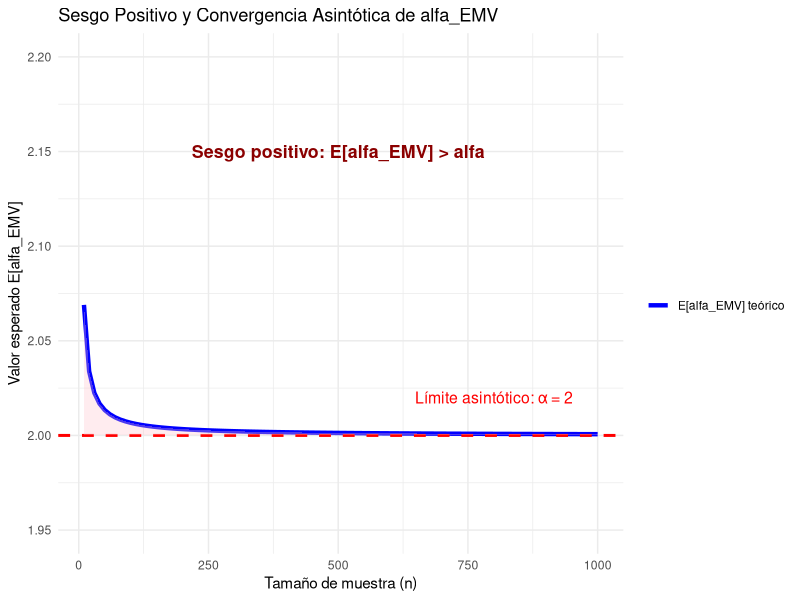
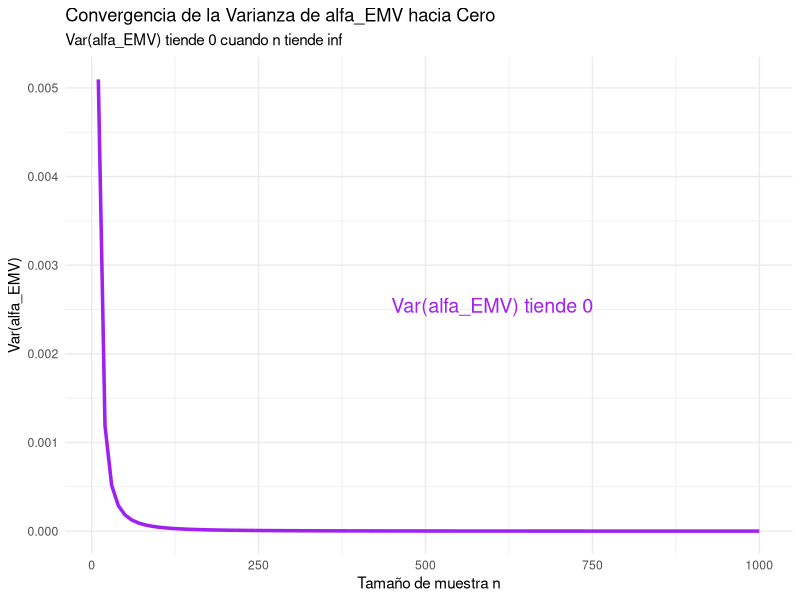
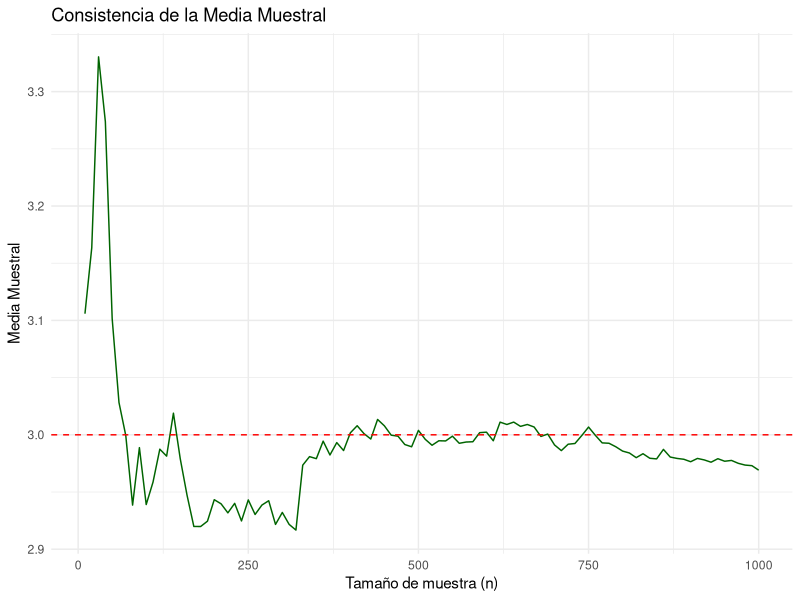

Reproduce these figures in R, in order.
## ---- chunk 1
knitr::opts_chunk$set(echo = TRUE)
## ---- chunk 2

# 1. UNA SOLA BASE DE DATOS ORIGINAL (n = 1000)
set.seed(123)
alpha_true <- 2
beta_true <- 3
n <- 1000
reclamos <- alpha_true / (1 - runif(n))^(1/beta_true)
## ---- chunk 3
# 1. Valor observado del mínimo 
alpha_EMV_observado <- min(reclamos)
# 2. Valor esperado teórico del mínimo
E_alpha_EMV_teorico <- (n * beta_true * alpha_true) / (n * beta_true - 1)
## ---- chunk 4
print(paste("El valor observado es:", alpha_EMV_observado, "y el valor esperado es:", E_alpha_EMV_teorico))
## ---- chunk 5
# =============================================================================
# DEMOSTRACIÓN VISUAL: SESGO POSITivo Y CONVERGENCIA ASINTÓTICA
# =============================================================================
# 1. UNA SOLA BASE DE DATOS ORIGINAL (n = 1000)
set.seed(123)
alpha_true <- 2
beta_true <- 3
n_total <- 1000
reclamos <- alpha_true / (1 - runif(n_total))^(1/beta_true)

# 2. Tamaños de submuestra 
n_values <- seq(10, 1000, by = 10)

# 3. Calcular E[α_EMV] teórico para cada n
results <- data.frame(n = n_values)
results$E_teorico <- (results$n * beta_true * alpha_true) / (results$n * beta_true - 1)

# 4. Gráfico de convergencia
library(ggplot2)

ggplot(results, aes(x = n)) +
  geom_line(aes(y = E_teorico, color = "E[alfa_EMV] teórico"), linewidth = 1.5) +
  geom_hline(yintercept = alpha_true, color = "red", linetype = "dashed", linewidth = 1) +
  geom_ribbon(aes(ymin = alpha_true, ymax = E_teorico), fill = "pink", alpha = 0.3) +
  labs(
    title = "Sesgo Positivo y Convergencia Asintótica de alfa_EMV",
    x = "Tamaño de muestra (n)",
    y = "Valor esperado E[alfa_EMV]",
    color = ""
  ) +
  scale_color_manual(values = c("E[alfa_EMV] teórico" = "blue")) +
  theme_minimal() +
  annotate("text", x = 500, y = 2.15, 
           label = "Sesgo positivo: E[alfa_EMV] > alfa", 
           color = "darkred", size = 4.5, fontface = "bold") +
  annotate("text", x = 800, y = 2.02, 
           label = paste("Límite asintótico: α =", alpha_true), 
           color = "red", size = 4) +
  ylim(1.95, 2.2)
## ---- chunk 6
## Aca vemos la var de la muestra total, para ver que es cercana a 0
var_teorica <- (n * beta_true * alpha_true^2) / ((n * beta_true - 1)^2 * (n * beta_true - 2))
var_teorica
## ---- chunk 7
# =============================================================================
# GRÁFICO: VARIANZA DE α_EMV TIENDE A CERO
# =============================================================================

# Valores para el gráfico
n_var <- seq(10, 1000, by = 10)

# Varianza teórica de α_EMV 
var_teorica <- (n_var * beta_true * alpha_true^2) / ((n_var * beta_true - 1)^2 * (n_var * beta_true - 2))

results_var <- data.frame(n = n_var, varianza = var_teorica)

ggplot(results_var, aes(x = n, y = varianza)) +
  geom_line(color = "purple", linewidth = 1.2) +
  labs(
    title = "Convergencia de la Varianza de alfa_EMV hacia Cero",
    subtitle = "Var(alfa_EMV) tiende 0 cuando n tiende inf",
    x = "Tamaño de muestra n",
    y = "Var(alfa_EMV)"
  ) +
  theme_minimal() +
  annotate("text", x = 600, y = max(var_teorica)/2, 
           label = "Var(alfa_EMV) tiende 0", 
           color = "purple", size = 5) +
  ylim(0, max(var_teorica))
## ---- chunk 8
# 1. Valor observado de la media muestral
mu_muestral_obs <- mean(reclamos)

# 2. Valor esperado teórico (mu)
mu_teorico <- (beta_true * alpha_true) / (beta_true - 1)
## ---- chunk 9
print(paste("La media muestral observada es:", round(mu_muestral_obs, 5), 
            "y el valor esperado teórico es:", round(mu_teorico, 5)))
## ---- chunk 10
# Simulación de convergencia de la media
n_seq <- seq(10, 1000, by = 10)
medias_n <- sapply(n_seq, function(nn) mean(reclamos[1:nn]))

df_consistencia <- data.frame(n = n_seq, media = medias_n)

ggplot(df_consistencia, aes(x = n, y = media)) +
  geom_line(color = "darkgreen") +
  geom_hline(yintercept = mu_teorico, linetype = "dashed", color = "red") +
  labs(title = "Consistencia de la Media Muestral",
       x = "Tamaño de muestra (n)", y = "Media Muestral") +
  theme_minimal()
